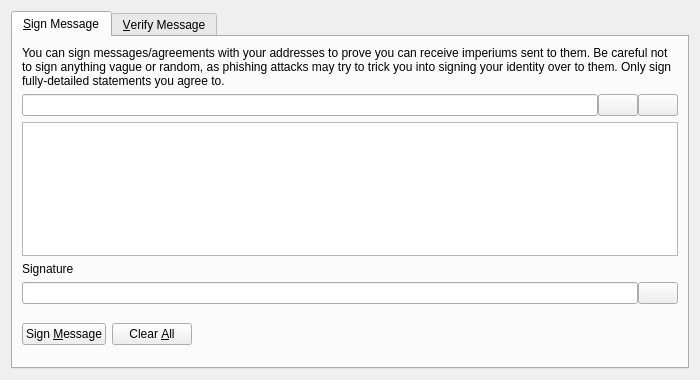
<?xml version="1.0" encoding="UTF-8"?>
<ui version="4.0">
 <class>SignVerifyMessageDialog</class>
 <widget class="QDialog" name="SignVerifyMessageDialog">
  <property name="geometry">
   <rect>
    <x>0</x>
    <y>0</y>
    <width>700</width>
    <height>380</height>
   </rect>
  </property>
  <property name="windowTitle">
   <string>Signatures - Sign / Verify a Message</string>
  </property>
  <property name="modal">
   <bool>true</bool>
  </property>
  <layout class="QVBoxLayout" name="verticalLayout">
   <item>
    <widget class="QTabWidget" name="tabWidget">
     <property name="currentIndex">
      <number>0</number>
     </property>
     <widget class="QWidget" name="tabSignMessage">
      <attribute name="title">
       <string>&amp;Sign Message</string>
      </attribute>
      <layout class="QVBoxLayout" name="verticalLayout_SM">
       <item>
        <widget class="QLabel" name="infoLabel_SM">
         <property name="text">
          <string>You can sign messages/agreements with your addresses to prove you can receive imperiums sent to them. Be careful not to sign anything vague or random, as phishing attacks may try to trick you into signing your identity over to them. Only sign fully-detailed statements you agree to.</string>
         </property>
         <property name="textFormat">
          <enum>Qt::PlainText</enum>
         </property>
         <property name="wordWrap">
          <bool>true</bool>
         </property>
        </widget>
       </item>
       <item>
        <layout class="QHBoxLayout" name="horizontalLayout_1_SM">
         <property name="spacing">
          <number>0</number>
         </property>
         <item>
          <widget class="QValidatedLineEdit" name="addressIn_SM">
           <property name="toolTip">
            <string>The Imperium address to sign the message with</string>
           </property>
          </widget>
         </item>
         <item>
          <widget class="QPushButton" name="addressBookButton_SM">
           <property name="toolTip">
            <string>Choose previously used address</string>
           </property>
           <property name="text">
            <string/>
           </property>
           <property name="icon">
            <iconset resource="../imperium.qrc">
             <normaloff>:/icons/address-book</normaloff>:/icons/address-book</iconset>
           </property>
           <property name="shortcut">
            <string>Alt+A</string>
           </property>
           <property name="autoDefault">
            <bool>false</bool>
           </property>
          </widget>
         </item>
         <item>
          <widget class="QPushButton" name="pasteButton_SM">
           <property name="toolTip">
            <string>Paste address from clipboard</string>
           </property>
           <property name="text">
            <string/>
           </property>
           <property name="icon">
            <iconset resource="../imperium.qrc">
             <normaloff>:/icons/editpaste</normaloff>:/icons/editpaste</iconset>
           </property>
           <property name="shortcut">
            <string>Alt+P</string>
           </property>
           <property name="autoDefault">
            <bool>false</bool>
           </property>
          </widget>
         </item>
        </layout>
       </item>
       <item>
        <widget class="QPlainTextEdit" name="messageIn_SM">
         <property name="toolTip">
          <string>Enter the message you want to sign here</string>
         </property>
        </widget>
       </item>
       <item>
        <widget class="QLabel" name="signatureLabel_SM">
         <property name="text">
          <string>Signature</string>
         </property>
         <property name="textFormat">
          <enum>Qt::PlainText</enum>
         </property>
        </widget>
       </item>
       <item>
        <layout class="QHBoxLayout" name="horizontalLayout_2_SM">
         <property name="spacing">
          <number>0</number>
         </property>
         <item>
          <widget class="QLineEdit" name="signatureOut_SM">
           <property name="font">
            <font>
             <italic>true</italic>
            </font>
           </property>
           <property name="readOnly">
            <bool>true</bool>
           </property>
          </widget>
         </item>
         <item>
          <widget class="QPushButton" name="copySignatureButton_SM">
           <property name="toolTip">
            <string>Copy the current signature to the system clipboard</string>
           </property>
           <property name="text">
            <string/>
           </property>
           <property name="icon">
            <iconset resource="../imperium.qrc">
             <normaloff>:/icons/editcopy</normaloff>:/icons/editcopy</iconset>
           </property>
           <property name="autoDefault">
            <bool>false</bool>
           </property>
          </widget>
         </item>
        </layout>
       </item>
       <item>
        <layout class="QHBoxLayout" name="horizontalLayout_3_SM">
         <item>
          <widget class="QPushButton" name="signMessageButton_SM">
           <property name="toolTip">
            <string>Sign the message to prove you own this Imperium address</string>
           </property>
           <property name="text">
            <string>Sign &amp;Message</string>
           </property>
           <property name="icon">
            <iconset resource="../imperium.qrc">
             <normaloff>:/icons/edit</normaloff>:/icons/edit</iconset>
           </property>
           <property name="autoDefault">
            <bool>false</bool>
           </property>
          </widget>
         </item>
         <item>
          <widget class="QPushButton" name="clearButton_SM">
           <property name="toolTip">
            <string>Reset all sign message fields</string>
           </property>
           <property name="text">
            <string>Clear &amp;All</string>
           </property>
           <property name="icon">
            <iconset resource="../imperium.qrc">
             <normaloff>:/icons/remove</normaloff>:/icons/remove</iconset>
           </property>
           <property name="autoDefault">
            <bool>false</bool>
           </property>
          </widget>
         </item>
         <item>
          <spacer name="horizontalSpacer_1_SM">
           <property name="orientation">
            <enum>Qt::Horizontal</enum>
           </property>
           <property name="sizeHint" stdset="0">
            <size>
             <width>40</width>
             <height>48</height>
            </size>
           </property>
          </spacer>
         </item>
         <item>
          <widget class="QLabel" name="statusLabel_SM">
           <property name="font">
            <font>
             <weight>75</weight>
             <bold>true</bold>
            </font>
           </property>
           <property name="text">
            <string/>
           </property>
           <property name="wordWrap">
            <bool>true</bool>
           </property>
          </widget>
         </item>
         <item>
          <spacer name="horizontalSpacer_2_SM">
           <property name="orientation">
            <enum>Qt::Horizontal</enum>
           </property>
           <property name="sizeHint" stdset="0">
            <size>
             <width>40</width>
             <height>48</height>
            </size>
           </property>
          </spacer>
         </item>
        </layout>
       </item>
      </layout>
     </widget>
     <widget class="QWidget" name="tabVerifyMessage">
      <attribute name="title">
       <string>&amp;Verify Message</string>
      </attribute>
      <layout class="QVBoxLayout" name="verticalLayout_VM">
       <item>
        <widget class="QLabel" name="infoLabel_VM">
         <property name="text">
          <string>Enter the receiver's address, message (ensure you copy line breaks, spaces, tabs, etc. exactly) and signature below to verify the message. Be careful not to read more into the signature than what is in the signed message itself, to avoid being tricked by a man-in-the-middle attack. Note that this only proves the signing party receives with the address, it cannot prove sendership of any transaction!</string>
         </property>
         <property name="textFormat">
          <enum>Qt::PlainText</enum>
         </property>
         <property name="alignment">
          <set>Qt::AlignLeading|Qt::AlignLeft|Qt::AlignTop</set>
         </property>
         <property name="wordWrap">
          <bool>true</bool>
         </property>
        </widget>
       </item>
       <item>
        <layout class="QHBoxLayout" name="horizontalLayout_1_VM">
         <property name="spacing">
          <number>0</number>
         </property>
         <item>
          <widget class="QValidatedLineEdit" name="addressIn_VM">
           <property name="toolTip">
            <string>The Imperium address the message was signed with</string>
           </property>
          </widget>
         </item>
         <item>
          <widget class="QPushButton" name="addressBookButton_VM">
           <property name="toolTip">
            <string>Choose previously used address</string>
           </property>
           <property name="text">
            <string/>
           </property>
           <property name="icon">
            <iconset resource="../imperium.qrc">
             <normaloff>:/icons/address-book</normaloff>:/icons/address-book</iconset>
           </property>
           <property name="shortcut">
            <string>Alt+A</string>
           </property>
           <property name="autoDefault">
            <bool>false</bool>
           </property>
          </widget>
         </item>
        </layout>
       </item>
       <item>
        <widget class="QPlainTextEdit" name="messageIn_VM"/>
       </item>
       <item>
        <widget class="QValidatedLineEdit" name="signatureIn_VM"/>
       </item>
       <item>
        <layout class="QHBoxLayout" name="horizontalLayout_2_VM">
         <item>
          <widget class="QPushButton" name="verifyMessageButton_VM">
           <property name="toolTip">
            <string>Verify the message to ensure it was signed with the specified Imperium address</string>
           </property>
           <property name="text">
            <string>Verify &amp;Message</string>
           </property>
           <property name="icon">
            <iconset resource="../imperium.qrc">
             <normaloff>:/icons/transaction_0</normaloff>:/icons/transaction_0</iconset>
           </property>
           <property name="autoDefault">
            <bool>false</bool>
           </property>
          </widget>
         </item>
         <item>
          <widget class="QPushButton" name="clearButton_VM">
           <property name="toolTip">
            <string>Reset all verify message fields</string>
           </property>
           <property name="text">
            <string>Clear &amp;All</string>
           </property>
           <property name="icon">
            <iconset resource="../imperium.qrc">
             <normaloff>:/icons/remove</normaloff>:/icons/remove</iconset>
           </property>
           <property name="autoDefault">
            <bool>false</bool>
           </property>
          </widget>
         </item>
         <item>
          <spacer name="horizontalSpacer_1_VM">
           <property name="orientation">
            <enum>Qt::Horizontal</enum>
           </property>
           <property name="sizeHint" stdset="0">
            <size>
             <width>40</width>
             <height>48</height>
            </size>
           </property>
          </spacer>
         </item>
         <item>
          <widget class="QLabel" name="statusLabel_VM">
           <property name="font">
            <font>
             <weight>75</weight>
             <bold>true</bold>
            </font>
           </property>
           <property name="text">
            <string/>
           </property>
           <property name="wordWrap">
            <bool>true</bool>
           </property>
          </widget>
         </item>
         <item>
          <spacer name="horizontalSpacer_2_VM">
           <property name="orientation">
            <enum>Qt::Horizontal</enum>
           </property>
           <property name="sizeHint" stdset="0">
            <size>
             <width>40</width>
             <height>48</height>
            </size>
           </property>
          </spacer>
         </item>
        </layout>
       </item>
      </layout>
     </widget>
    </widget>
   </item>
  </layout>
 </widget>
 <customwidgets>
  <customwidget>
   <class>QValidatedLineEdit</class>
   <extends>QLineEdit</extends>
   <header>qt/qvalidatedlineedit.h</header>
  </customwidget>
 </customwidgets>
 <resources>
  <include location="../imperium.qrc"/>
 </resources>
 <connections/>
</ui>
